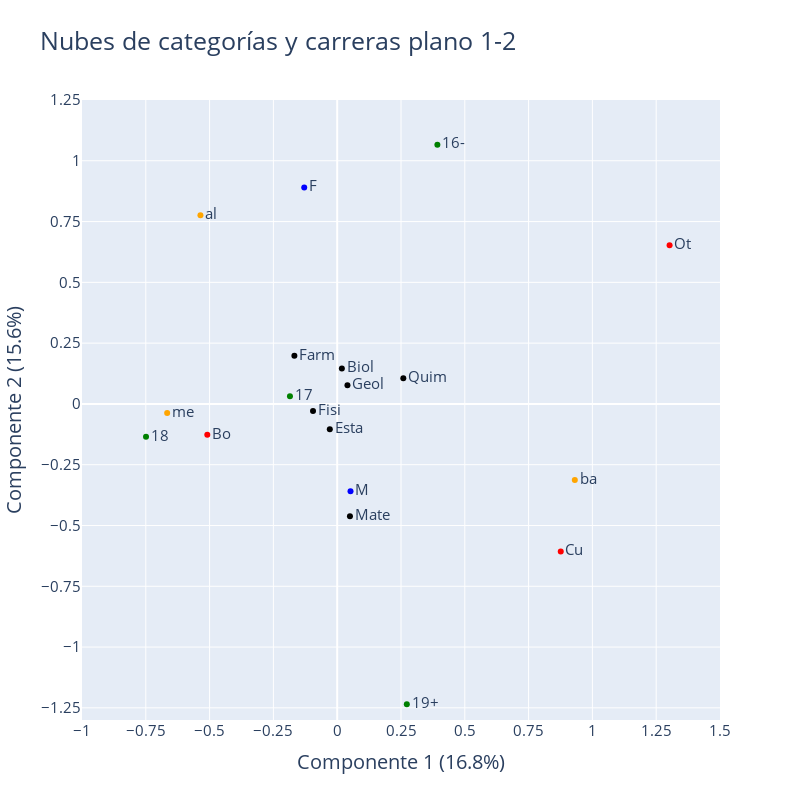

The notebook cell saved with this chart:
### Markdown cell above
### Proyección de las carreras sobre el plano factorial 1-2

### Code cell
# Creación de la figura
fig = go.Figure()

# Definición de los colores para los diferentes valores de column_coordinates_Z.index
colors = {'F':'blue','M':'blue','16-':'green','17':'green','18':'green','19+':'green',
          'al':'orange','ba':'orange','me':'orange','Bo':'red','Cu':'red','Ot':'red'}

# Añadir un trazo para la nube de categorías en el plano 1-2
fig.add_trace(go.Scatter(x=column_coordinates_Z['Componente 1'], y=column_coordinates_Z['Componente 2'],
                         mode='markers+text', text=column_coordinates_Z.index,
                         marker=dict(size=6, color=[colors.get(x, 'black') for x in column_coordinates_Z.index]),
                         textposition='middle right',
                         name='Nube de categorías',
                         textfont=dict(size=15)))

# Añadir un trazo para la nube de carreras en el plano 1-2
fig.add_trace(go.Scatter(x=column_coordinates_Z_carr['Componente 1'], y=column_coordinates_Z_carr['Componente 2'],
                         mode='markers+text', text=column_coordinates_Z_carr.index,
                         marker=dict(size=6, color='black'),
                         textposition='middle right',
                         name='Nube de carreras',
                         textfont=dict(size=15)))

# Actualizar la configuración del layout de la figura
fig.update_layout(width=800, height=800,
                  title='Nubes de categorías y carreras plano 1-2',
                  xaxis=dict(dtick=0.25, range=[-1,1.5], title='Componente 1 (16.8%)',
                             title_font=dict(size=20), tickfont=dict(size=15)),
                  yaxis=dict(dtick=0.25, range=[-1.3,1.25], title='Componente 2 (15.6%)',
                             title_font=dict(size=20), tickfont=dict(size=15)),
                  title_font=dict(size=25),
                  showlegend=False)

# Mostrar la figura
fig.show()

### Figure 1 — Plotly figure (JSON) as saved in the notebook; plotly's stock layout.template omitted (floating-point values rounded to 4 significant figures)
{"data": [{"marker": {"color": ["blue", "blue", "green", "green", "green", "green", "orange", "orange", "orange", "red", "red", "red"], "size": 6}, "mode": "markers+text", "name": "Nube de categorías", "text": ["F", "M", "16-", "17", "18", "19+", "al", "ba", "me", "Bo", "Cu", "Ot"], "textfont": {"size": 15}, "textposition": "middle right", "type": "scatter", "x": [-0.1292, 0.05217, 0.3926, -0.1851, -0.7491, 0.2728, -0.5359, 0.9311, -0.6663, -0.5091, 0.8759, 1.302], "y": [0.8899, -0.3593, 1.066, 0.03121, -0.1352, -1.236, 0.7755, -0.3128, -0.03687, -0.1273, -0.6068, 0.6526]}, {"marker": {"color": "black", "size": 6}, "mode": "markers+text", "name": "Nube de carreras", "text": ["Biol", "Esta", "Farm", "Fisi", "Geol", "Mate", "Quim"], "textfont": {"size": 15}, "textposition": "middle right", "type": "scatter", "x": [0.01823, -0.02899, -0.1678, -0.0947, 0.04022, 0.04995, 0.259], "y": [0.1455, -0.1037, 0.1977, -0.02914, 0.07641, -0.462, 0.106]}], "layout": {"height": 800, "showlegend": false, "title": {"font": {"size": 25}, "text": "Nubes de categorías y carreras plano 1-2"}, "width": 800, "xaxis": {"dtick": 0.25, "range": [-1, 1.5], "tickfont": {"size": 15}, "title": {"font": {"size": 20}, "text": "Componente 1 (16.8%)"}}, "yaxis": {"dtick": 0.25, "range": [-1.3, 1.25], "tickfont": {"size": 15}, "title": {"font": {"size": 20}, "text": "Componente 2 (15.6%)"}}}}
